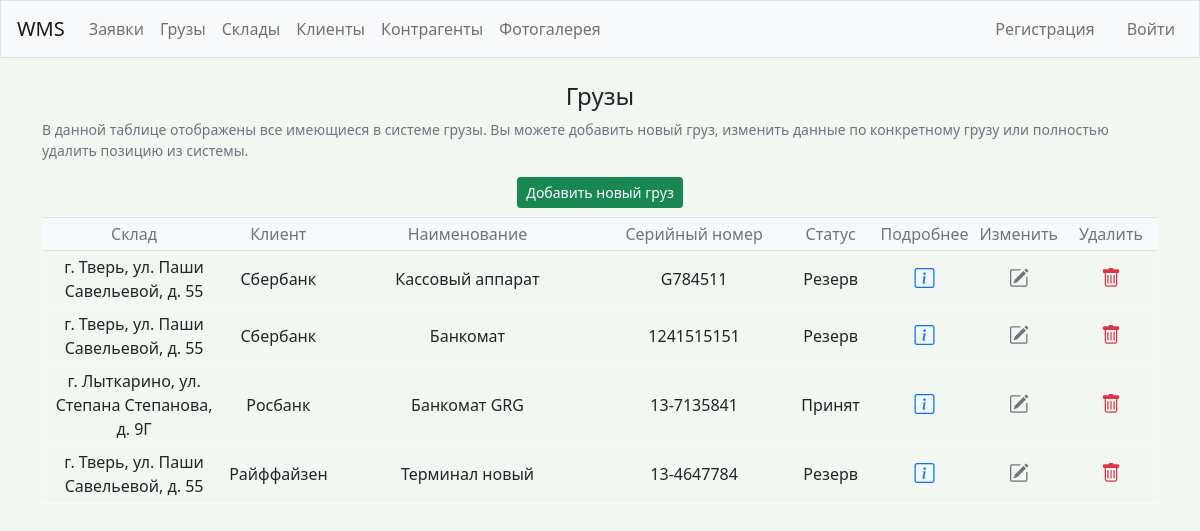
/atms/, run on an earlier commit of the app's database.
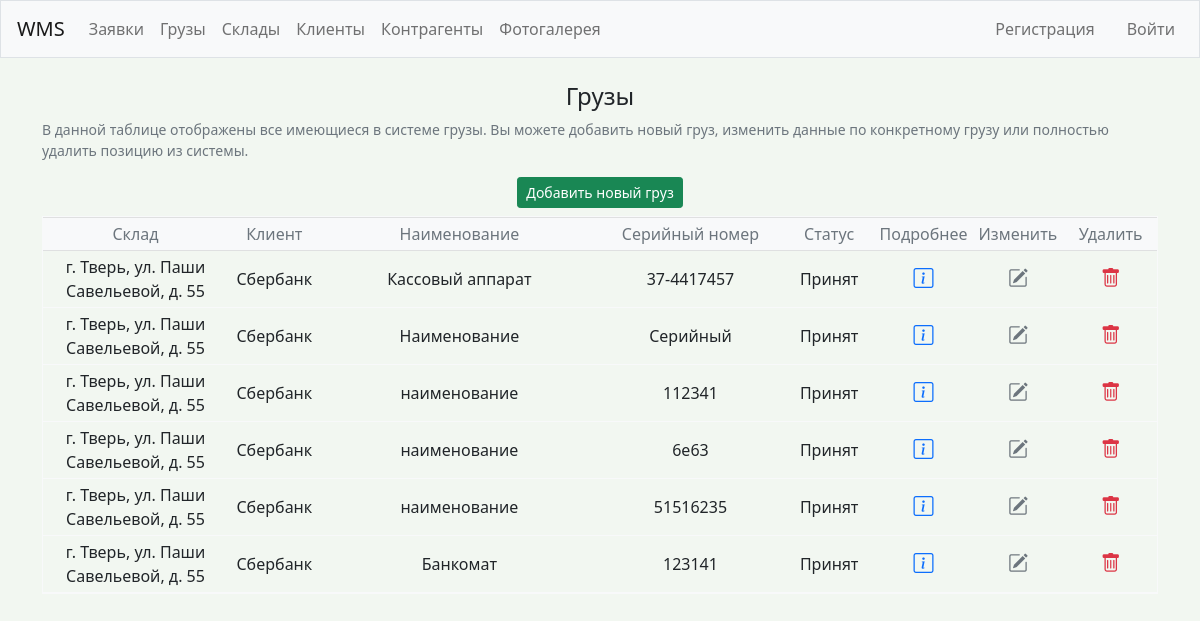
And on a later commit of the database.
### wms/models.py (models this page shows, shortened)
class Atm(models.Model):
    status = models.CharField(
        max_length=10,
        choices=Status.choices,
        default=Status.in_reserve,
    )
    client = models.ForeignKey(Client, on_delete=models.SET_NULL, null=True)
    storage = models.ForeignKey(Storage, on_delete=models.SET_NULL, null=True)
    name = models.CharField(max_length=200)
    serial_num = models.CharField(max_length=200)
    atm_id = models.CharField(max_length=200, blank=True, null=True)
    size = models.CharField(
        max_length=10,
        choices=Size.choices,
        default=Size.EUR,
    )
    commentary = models.CharField(max_length=200, blank=True, null=True)

class Storage(models.Model):
    contractor = models.ForeignKey(Contractor, on_delete=models.SET_NULL, null=True)
    address = models.CharField(max_length=200)
    rate_pallet = models.DecimalField(max_digits=9999, decimal_places=2, null=True)
    rate_oversize_pallet = models.DecimalField(max_digits=9999, decimal_places=2, null=True)
    rate_volume = models.DecimalField(max_digits=9999, decimal_places=2, null=True)
    rate_in = models.DecimalField(max_digits=9999, decimal_places=2, null=True)
    rate_out = models.DecimalField(max_digits=9999, decimal_places=2, null=True)
    rate_oversize_in = models.DecimalField(max_digits=9999, decimal_places=2, null=True)
    rate_oversize_out = models.DecimalField(max_digits=9999, decimal_places=2, null=True)
    def __str__(self):
        return self.address

class Client(models.Model):
    name = models.CharField(max_length=200)
    pub_date = models.DateTimeField('date published', auto_now_add=True)
    def __str__(self):
        return self.name

### wms/views.py (the view)
# urls.py: path('atms/', views.atms, name='atms'),
def atms(request):
    atms = Atm.objects.all().order_by('client')
    context = {'atms': atms}
    return render(request, 'wms/atms.html', context)

### wms/templates/wms/atms.html
{% extends "wms/base.html" %}
{% block page_header %}
  <h4 class="text-center fw-normal">Грузы</h4>
{% endblock page_header %}
{% block content %}
<p class="d-flex justify-content-center form-text">В данной таблице отображены все имеющиеся в системе грузы. Вы можете добавить новый груз, изменить данные по конкретному грузу или полностью удалить позицию из системы.</p>
<div class="d-flex justify-content-center">
  <a class="btn btn-success btn-sm mb-2 fw-normal" href="{% url 'wms:new_atm' %}">Добавить новый груз</a>
</div>
<table class="table table-sm table-hover table-responsive table-borderless w-100 d-block table-bordered border-light">
  <thead class="table-light text-center text-muted">
    <tr>
      <th class="align-middle fw-normal">Склад</th>
      <th class="align-middle fw-normal">Клиент</th>
      <th class="align-middle fw-normal">Наименование</th>
      <th class="align-middle fw-normal">Серийный номер</th>
      <th class="align-middle fw-normal">Статус</th>
      <th class="align-middle fw-normal">Подробнее</th>
      <th class="align-middle fw-normal">Изменить</th>
      <th class="align-middle fw-normal">Удалить</th>
    </tr>
  </thead>
  <tbody>
    {% for atm in atms %}
      <tr class="text-center fw-normal">
        <td class="col-2 align-middle">{{ atm.storage }}</td>
        <td class="col-1 align-middle">{{ atm.client }}</td>
        <td class="col-3 align-middle">{{ atm.name }}</td>
        <td class="col-2 text-break align-middle">{{ atm.serial_num }}</td>
        <td class="col-1 text-center align-middle">{{ atm.status }}</td>
        <td class="col-1 text-center align-middle">
          <a class="link-primary" href="{% url 'wms:atm' atm.id %}"><i class="bi bi-info-square fs-5" title="Подробнее"></i></a>
        </td>
        <td class="col-1 text-center align-middle">
          <a class="link-secondary" href="{% url 'wms:update_atm' atm.id %}"><i class="bi bi-pencil-square fs-5" title="Изменить"></i></a>
        </td>
        <td class="col-1 text-center align-middle">
          <a class="link-danger" href="{% url 'wms:delete_atm' atm.id %}"><i class="bi bi-trash fs-5" title="Удалить"></i></a>
        </td>
      </tr>
    {% empty %}
      <tr class="col-12">
        <td>Не добавлено ни одного груза. Добавьте первый груз.</td>
      </tr>
    {% endfor %}
  </tbody>
</table>
<br>
{% endblock content %}

What changed in the data, as far as the page shows it:
removed Atm: storage "г. Тверь, ул. Паши Савельевой, д. 55", client "Сбербанк", name "Кассовый аппарат", serial_num "G784511", status "Резерв"
removed Atm: storage "г. Тверь, ул. Паши Савельевой, д. 55", client "Сбербанк", name "Банкомат", serial_num "1241515151", status "Резерв"
removed Atm: storage "г. Лыткарино, ул. Степана Степанова, д. 9Г", client "Росбанк", name "Банкомат GRG", serial_num "13-7135841", status "Принят"
removed Atm: storage "г. Тверь, ул. Паши Савельевой, д. 55", client "Райффайзен", name "Терминал новый", serial_num "13-4647784", status "Резерв"
added Atm: storage "г. Тверь, ул. Паши Савельевой, д. 55", client "Сбербанк", name "Кассовый аппарат", serial_num "37-4417457", status "Принят"
added Atm: storage "г. Тверь, ул. Паши Савельевой, д. 55", client "Сбербанк", name "Наименование", serial_num "Серийный", status "Принят"
added Atm: storage "г. Тверь, ул. Паши Савельевой, д. 55", client "Сбербанк", name "наименование", serial_num "112341", status "Принят"
added Atm: storage "г. Тверь, ул. Паши Савельевой, д. 55", client "Сбербанк", name "наименование", serial_num "6e63", status "Принят"
added Atm: storage "г. Тверь, ул. Паши Савельевой, д. 55", client "Сбербанк", name "наименование", serial_num "51516235", status "Принят"
added Atm: storage "г. Тверь, ул. Паши Савельевой, д. 55", client "Сбербанк", name "Банкомат", serial_num "123141", status "Принят"
